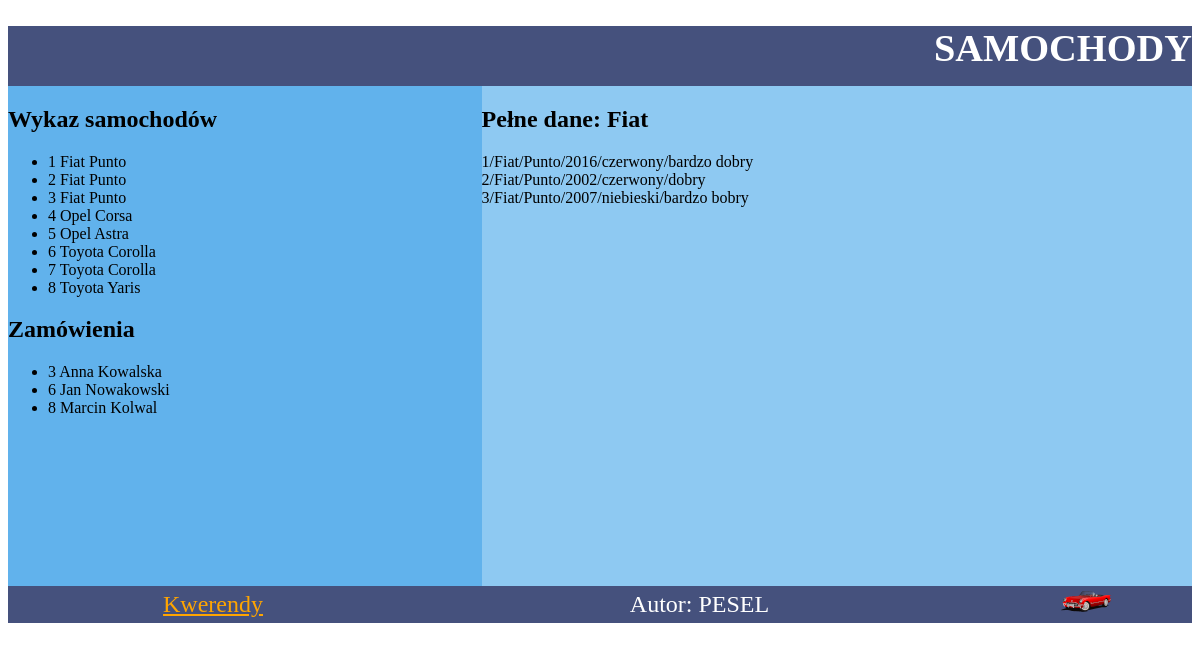
/E.14-01-17.01/auto.php, run on the app's committed database.
### tables this page shows
CREATE TABLE `samochody` (
  `id` int(10) UNSIGNED NOT NULL,
  `marka` text,
  `model` text,
  `rocznik` year(4) DEFAULT NULL,
  `kolor` text,
  `stan` text
);

CREATE TABLE `zamowienia` (
  `id` int(10) UNSIGNED NOT NULL,
  `Samochody_id` int(10) UNSIGNED NOT NULL,
  `Klient` text,
  `telefon` text,
  `dataZam` date DEFAULT NULL
);

### E.14-01-17.01/auto.php (the view, shortened to what this page needs)
<!DOCTYPE html>
<html lang="en">
<head>
    <link rel="stylesheet" href="auto.css">
</head>
<body>
    <header>
        <h1>
            SAMOCHODY
        </h1>
    </header>
    <main>
        <section id="left">
            <h2>
                Wykaz samochodów
            </h2>
            <ul>
                <?php
                    $polaczenie = mysqli_connect('localhost', 'root', '', 'komis');
                    $query = 'SELECT id, marka, model FROM samochody';
                    $query_result = mysqli_query($polaczenie, $query);
                    while ($row=mysqli_fetch_row($query_result)){
                        echo '<li>';
                        echo $row[0].' '.$row[1].' '.$row[2];
                        echo '</li>';
                    }
                ?>
            </ul>
            <h2>
                Zamówienia
            </h2>
            <ul>
                <?php
                    $query = 'SELECT Samochody_id, Klient FROM zamowienia';
                    $query_result = mysqli_query($polaczenie, $query);
                    while ($row=mysqli_fetch_row($query_result)){
                        echo '<li>';
                        echo $row[0].' '.$row[1];
                        echo '</li>';
                    }
                ?>
            </ul>
        </section>
        <section id="right">
            <h2>
                Pełne dane: Fiat
            </h2>
            <?php
                $query = "SELECT * FROM samochody WHERE marka = 'Fiat'";
                $query_result = mysqli_query($polaczenie, $query);
                while ($row=mysqli_fetch_row($query_result)){
                    echo $row[0].'/'.$row[1].'/'.$row[2].'/'.$row[3].'/'.$row[4].'/'.$row[5];
                    echo '<br>';
                }
            ?>
        </section>
    </main>
    <footer>
        <table>
            <tr>
                <td>
                    <a href="kwerendy.txt">Kwerendy</a>
                </td>
                <td>
                    Autor: PESEL
                </td>
                <td>
                    <img src="auto.png" alt="komis samochodwy">
                </td>
            </tr>
        </table>
    </footer>
</body>
</html>

### E.14-01-17.01/auto.css (style rules this page uses)
header { background-color: #45517D; color: white; font-size: 120%; text-align: right; height: 60px; }
#left { background-color: #61b2ec; width: 40%; height: 500px; }
#right { background-color: #8ec9f2; width: 60%; height: 500px; }
footer { background-color: #45517D; color:white; font-size: 150%; text-align: center; }
a { color: orange; }
table { width:100%; }
main { display:flex; }

### data on the page
samochody: id "1", marka "Fiat", model "Punto", rocznik "2016", kolor "czerwony", stan "bardzo dobry"
samochody: id "2", marka "Fiat", model "Punto", rocznik "2002", kolor "czerwony", stan "dobry"
samochody: id "3", marka "Fiat", model "Punto", rocznik "2007", kolor "niebieski", stan "bardzo bobry"
samochody: id "4", marka "Opel", model "Corsa"
samochody: id "5", marka "Opel", model "Astra"
samochody: id "6", marka "Toyota", model "Corolla"
samochody: id "7", marka "Toyota", model "Corolla"
samochody: id "8", marka "Toyota", model "Yaris"
zamowienia: Samochody "3", Klient "Anna Kowalska"
zamowienia: Samochody "6", Klient "Jan Nowakowski"
zamowienia: Samochody "8", Klient "Marcin Kolwal"
